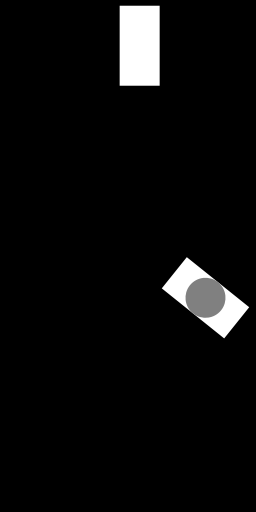
Frame 1 (no input)
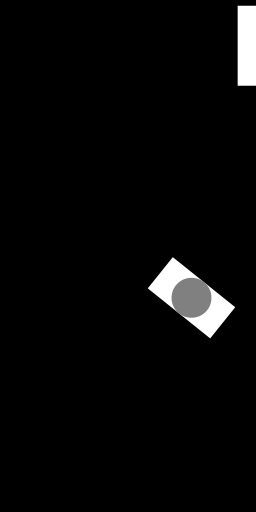
Frame 60 (the mouse pressed at the canvas centre just before this capture)
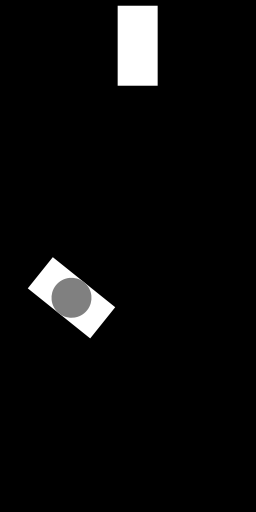
Frame 120 (the mouse held since frame 60 and released just before this capture)

The Processing sketch that drew these frames (run headless with seeded random() and noise(); from frame 60 on, the mouse is pressed at the canvas centre):

// Processing sketch: esame5set2019
// ── esame5set2019.pde
Pillow P, SP;
void setup(){
  size(256,512);
  P = new Pillow(random(0,width-40), random(0,height/2-80));
  SP = new SuperPillow(random(0,width-40), random(height/2,height-80));
}

void draw(){
  background(0);
  P.run();
  SP.run();
}

void keyPressed(){
  if (key == 'R' || key == 'r')  setup();
}
  

// ── Pillow.pde
class Pillow{
  float x, y, sx;
  int w, h;
  Pillow(float x, float y){
    this.x = x;
    this.y = y;
    this.sx = 2.0;
    this.w = 40;
    this.h = 80;
  }
  
  void display(){
    fill(255);
    noStroke();
    rectMode(CENTER);
    rect(x,y, w,h);
  }
  
  void move(){
    x += sx;
    if (x > width || x < 0)  sx=-sx;
  }
  
  void run(){
    display();
    move();
  }
  
}

// ── SuperPillow.pde
class SuperPillow extends Pillow{
  float angle;
  SuperPillow(float x, float y){
    super(x,y);
    this.angle = random(0,360);
  }
  
  void display(){
    noStroke();
    fill(255);
    rectMode(CENTER);
    pushMatrix();
    translate(x,y);
    rotate(radians(angle));
    rect(0,0, w,h);
    fill(128);
    ellipseMode(CENTER);
    ellipse(0,0, w,w);
    popMatrix();
  }
  
  void move(){
    x += sx;
    if (x > width || x < 0)  sx=-sx;
    if (mouseX >= x-w/2 && mouseX <= x+w/2 && mouseY >= y-w/2 && mouseY <= y+w/2)
      angle+=5;
  }
  
  void run(){
    display();
    move();
  }
}
